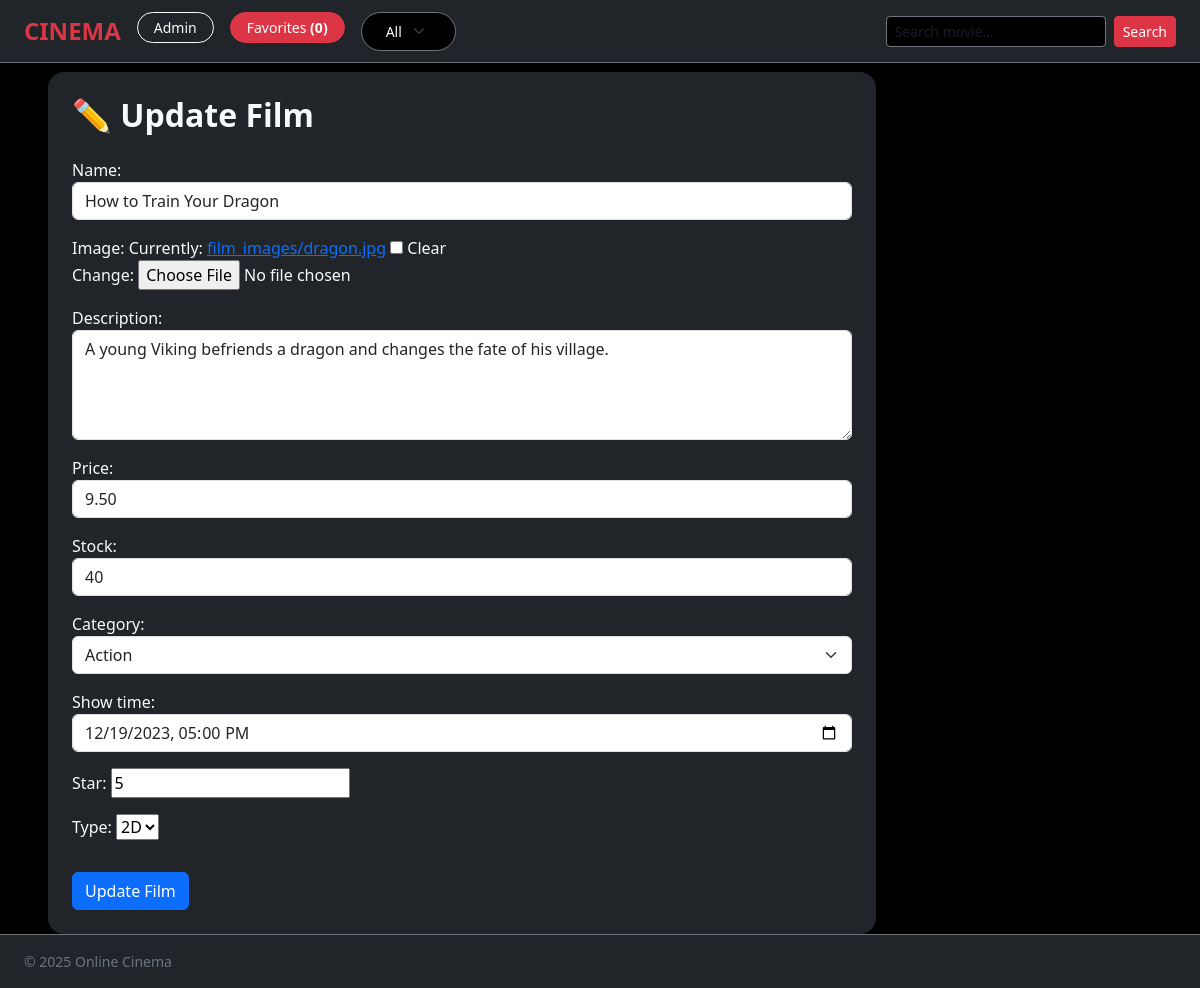
The page /films/update/1/ on the database its author committed.
### films/models.py (models this page shows, shortened)
class Film(models.Model):
    TYPE_CHOICES = [
        ('2D', '2D'),
        ('3D', '3D'),
    ]
    CATEGORY_CHOICES = [
        ('action', 'Action'),
        ('drama', 'Drama'),
        ('comedy', 'Comedy'),
        ('horror', 'Horror'),
        ('sci-fi', 'Sci-Fi'),
    ]
    name = models.CharField(max_length=100)
    image = models.ImageField(upload_to='film_images/', blank=True, null=True)
    description = models.TextField(blank=True, null=True)
    price = models.DecimalField(max_digits=10, decimal_places=2)
    stock = models.IntegerField()
    category = models.CharField(max_length=50, choices=CATEGORY_CHOICES)
    show_time = models.DateTimeField()
    star = models.IntegerField(default=0,validators=[MinValueValidator(0), MaxValueValidator(5)], blank=True)
    type = models.CharField(max_length=2, choices=TYPE_CHOICES, default='2D')

### films/views.py (the view)
# urls.py: path('update/<int:film_id>/', views.film_update, name='film_update'),
def film_update(request, film_id):
    film = get_object_or_404(Film, pk=film_id)
    if request.method == "POST":
        film_form = FilmForm(request.POST, request.FILES, instance=film)
        if film_form.is_valid():
            film_form.save()
            messages.success(request, "Film updated successfully!")
            return redirect("/films/adminList/")
    else:
        film_form = FilmForm(instance=film)
    return render(request, 'films/update.html', {'form': film_form, 'film': film})

### films/forms/film.py
class FilmForm(forms.ModelForm):
    class Meta:
        model = Film
        fields = '__all__'
        widgets = {
            'name': forms.TextInput(attrs={'class': 'form-control', 'placeholder': 'Film name'}),
            'image_url': forms.URLInput(attrs={'class': 'form-control'}),
            'description': forms.Textarea(attrs={'class': 'form-control', 'rows': 4, 'placeholder': 'Film description'}),
            'price': forms.NumberInput(attrs={'class': 'form-control', 'step': '0.01', 'placeholder': 'Price in USD'}),
            'stock': forms.NumberInput(attrs={'class': 'form-control', 'placeholder': 'Number of tickets available'}),
            'category': forms.Select(attrs={'class': 'form-select'}),
            'show_time': forms.DateTimeInput(attrs={'type': 'datetime-local', 'class': 'form-control', 'placeholder': 'Show time'}),
        }

### favorites/context_processor.py (called while the page is built)
def favorite_list_count(request):
    return { 'favorite_count': get_count_of_favorite_films(request) }

### favorites/favorites.py (called while the page is built)
def get_favorite_films(request):
    return request.session.get(FAVORITE_FILMS_KEY, [])

def get_count_of_favorite_films(request):
    return len(get_favorite_films(request))

### films/templates/films/update.html
{% extends "layout.html" %}
{% block content %}
<div class="container-fluid px-4">
  <div class="bg-dark rounded-4 p-4 w-75">
    <h2 class="fw-semibold mb-4">
      ✏️ Update Film
    </h2>
    {% include "components/film_form.html" with submit_button_text="Update Film" %}
  </div>
</div>
{% endblock %}

### films/templates/components/film_form.html (shortened to what this page needs)
<form method="post" enctype="multipart/form-data">
    <div class="form-group">
        {% for field in form %}
        <div class="mb-3">
            {{ field.label_tag }}
            {{ field }}
        </div>
        {% endfor %}
    </div>
    <button type="submit" class="btn btn-primary mt-3">{{ submit_button_text }}</button>
</form>

### rows shown on the page
Film: form "How to Train Your Dragon" "A young Viking befriends a dragon and changes the fate of his village." "9.50" "40" "Action" "12/19/2023 17:00" "5" "2D"

### other values the page prints
{{ favorite_count }} "0"
{{ field.label_tag }} "Name:" "Image:" "Description:" "Price:" "Stock:" "Category:" "Show time:" "Star:" "Type:"
{{ submit_button_text }} "Update Film"
